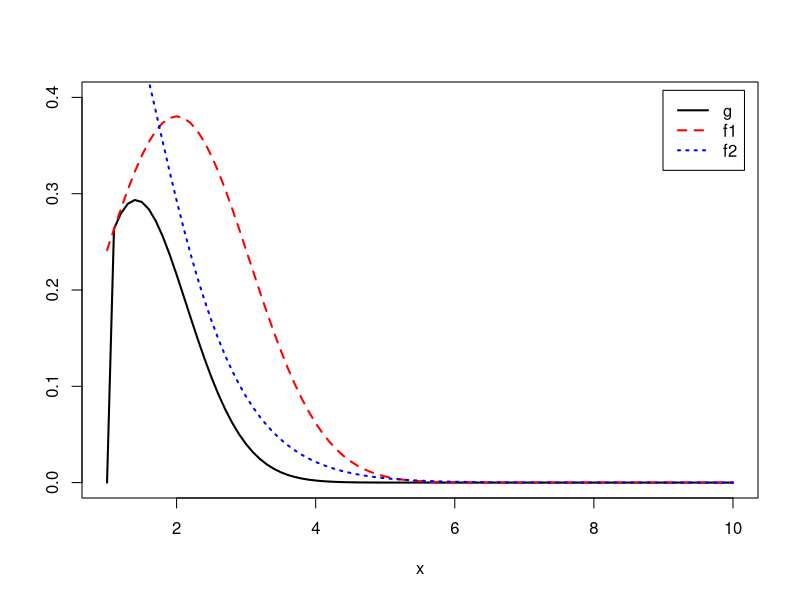
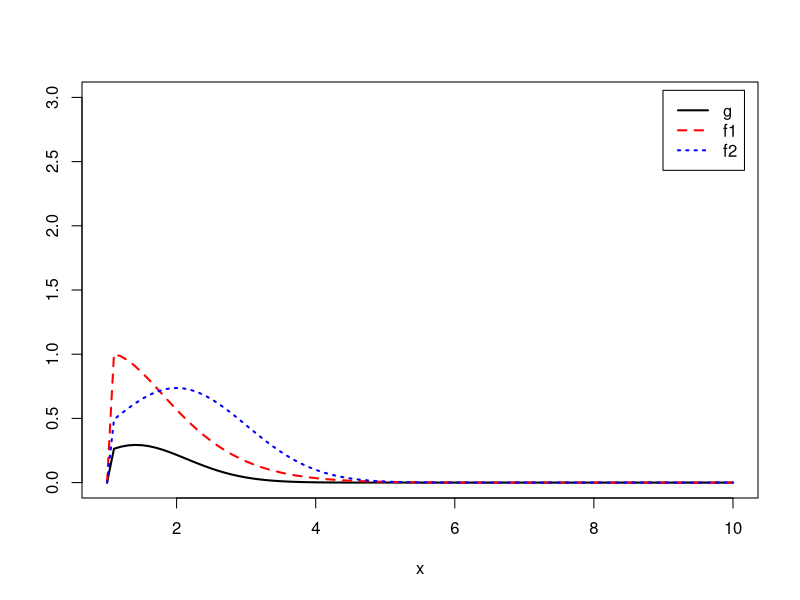
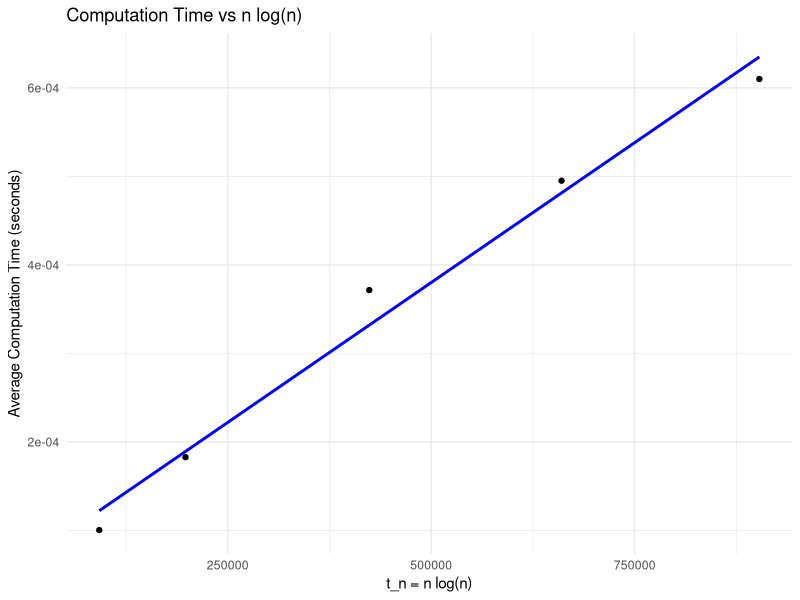

The R script that drew these images, in order:
## ---- chunk 1
knitr::opts_chunk$set(
  collapse = TRUE,
  comment = "#>"
)
## ---- chunk 2
# Clear memory
rm(list = ls())

# Function to generate random samples from Beta(3, 3)
generate_samples <- function(n) {
  return(rbeta(n, 3, 3))
}

# Function to estimate the CDF using Monte Carlo simulation
monte_carlo_estimate <- function(x, n_samples = 10000) {
  samples <- generate_samples(n_samples)
  return(mean(samples <= x))
}

# Function to compare Monte Carlo estimates with pbeta
compare_estimates <- function(x_values) {
  monte_carlo_results <- sapply(x_values, monte_carlo_estimate)
  pbeta_results <- pbeta(x_values, 3, 3)
  
  results <- data.frame(x = x_values, 
                        Monte_Carlo_Estimate = monte_carlo_results, 
                        pbeta_Value = pbeta_results)
  
  return(results)
}

# Values to estimate
x_values <- seq(0.1, 0.9, by = 0.1)

# Compare estimates
results <- compare_estimates(x_values)
print(results)

## ---- chunk 3
# Clear memory
rm(list = ls())

# Function to compute the CDF of the Rayleigh distribution
calculate_cdf <- function(x, sigma = 2) {
  1 - exp(-((x)^2) / (2 * (sigma^2)))
}

# Monte Carlo simulation without antithetic variables
mc_simulation <- function(x, r = 10000) {
  y <- runif(r)
  g <- (y * x^2) * exp(-(y * x^2) / (2 * (2^2)))
  mean(g) / (2^2)
}

# Monte Carlo simulation with antithetic variables
mc_simulation_antithetic <- function(x, r = 10000) {
  y <- runif(r / 2)
  v <- 1 - y
  y <- c(y, v)
  g <- (y * x^2) * exp(-(y * x^2) / (2 * (2^2)))
  mean(g) / (2^2)
}

# Main code execution
x <- seq(0.1, 2.5, length = 10)
set.seed(12345)

Phi <- calculate_cdf(x)  # Results from Rayleigh(2) 
MC1 <- sapply(x, mc_simulation, r = 10000)
MC2 <- sapply(x, mc_simulation_antithetic, r = 10000)

print(round(rbind(x, Phi, MC1, MC2), 5)) # Comparison of estimates

# Variance reduction assessment
m <- 1000
MC1_samples <- numeric(m)
MC2_samples <- numeric(m)
x_val <- 1.65

for (i in 1:m) {
  MC1_samples[i] <- mc_simulation(x_val, r = 1000)
  MC2_samples[i] <- mc_simulation_antithetic(x_val, r = 1000)
}

print(sd(MC1_samples))
print(sd(MC2_samples))
print((var(MC1_samples) - var(MC2_samples)) / var(MC1_samples))

## ---- chunk 4
# Clear memory
rm(list = ls())

# Define the probability density functions
g_function <- function(x) {
  (1 / sqrt(2 * pi)) * x^2 * exp(-x^2 / 2) * (x > 1)
}

f1_function <- function(x) {
  dnorm(x, 2, sqrt(1.1))
}

f2_function <- function(x) {
  dgamma(x, 3, 2)
}

# Plotting functions
plot_density_functions <- function(x) {
  g <- g_function(x)
  f1 <- f1_function(x)
  f2 <- f2_function(x)

  # Figure 1
  plot(x, g, type = "l", main = "", ylab = "", ylim = c(0, 0.4), lwd = 2)
  lines(x, f1, lty = 2, lwd = 2, col = "red")
  lines(x, f2, lty = 3, lwd = 2, col = "blue")
  legend("topright", legend = c("g", "f1", "f2"), lty = 1:3, col = c("black", "red", "blue"), lwd = 2, inset = 0.02)

  # Figure 2
  plot(x, g, type = "l", main = "", ylab = "", ylim = c(0, 3), lwd = 2)
  lines(x, g / f1, lty = 2, lwd = 2, col = "red")
  lines(x, g / f2, lty = 3, lwd = 2, col = "blue")
  legend("topright", legend = c("g", "f1", "f2"), lty = 1:3, col = c("black", "red", "blue"), lwd = 2, inset = 0.02)
}

# Standard error calculation function
calculate_standard_errors <- function(m) {
  se <- numeric(2)
  
  set.seed(123)
  x <- rnorm(m, 2, sqrt(1.1))
  fg <- g_function(x) / f1_function(x)
  se[1] <- sd(fg)

  x <- rgamma(m, 3, 2)
  fg <- g_function(x) / f2_function(x)
  se[2] <- sd(fg)

  return(round(se, 5))
}

# Monte Carlo estimate function
monte_carlo_estimate <- function(m) {
  theta_hat <- numeric(2)
  
  set.seed(123)
  x <- rnorm(m, 2, sqrt(1.1))
  fg <- g_function(x) / f1_function(x)
  theta_hat[1] <- mean(fg)

  x <- rgamma(m, 3, 2)
  fg <- g_function(x) / f2_function(x)
  theta_hat[2] <- mean(fg)
  
  return(theta_hat)
}

# Main execution
x <- seq(1, 10, 0.1)
plot_density_functions(x)  # Plot the density functions

m <- 10000
se_results <- calculate_standard_errors(m)  # Calculate standard errors
print(se_results)  # Print the corresponding standard errors

theta_hat_results <- monte_carlo_estimate(m)  # Monte Carlo estimate
phi <- (1 / sqrt(2 * pi)) * exp(-1 / 2) + 1 - pnorm(1)  # Real value of the integral
print(round(c(theta_hat_results, phi), 5))  # Print the results


## ---- chunk 5
# Clear memory
rm(list = ls())

# Load necessary library
library(ggplot2)

# Function to time the sorting algorithm
time_sorting <- function(n) {
  data <- sample(1:n)  # Generate a random permutation
  start_time <- Sys.time()
  sort(data)  # Sort using built-in quicksort
  end_time <- Sys.time()
  return(as.numeric(end_time - start_time))
}

# Function to perform simulations and calculate average times
average_sorting_time <- function(n, num_simulations) {
  times <- numeric(num_simulations)
  for (j in 1:num_simulations) {
    times[j] <- time_sorting(n)
  }
  return(mean(times))
}

# Function to run the Monte Carlo experiment
run_experiment <- function(n_values, num_simulations) {
  average_times <- numeric(length(n_values))
  t_n <- n_values * log(n_values)
  
  for (i in seq_along(n_values)) {
    average_times[i] <- average_sorting_time(n_values[i], num_simulations)
  }
  
  results <- data.frame(n = n_values, a_n = average_times, t_n = t_n)
  
  # Perform linear regression
  model <- lm(a_n ~ t_n, data = results)
  return(list(results = results, model = model))
}

# Parameters
n_values <- c(10^4, 2 * 10^4, 4 * 10^4, 6 * 10^4, 8 * 10^4)
num_simulations <- 100

# Run the experiment
experiment_results <- run_experiment(n_values, num_simulations)

# Print summary of the regression model
summary(experiment_results$model)

# Plot scatter plot with regression line
ggplot(experiment_results$results, aes(x = t_n, y = a_n)) +
  geom_point() +
  geom_smooth(method = "lm", se = FALSE, color = "blue") +
  labs(title = "Computation Time vs n log(n)",
       x = "t_n = n log(n)",
       y = "Average Computation Time (seconds)") +
  theme_minimal()
## ---- chunk 6
# Clear memory
rm(list = ls())

# Function to generate skewness coefficients
calculate_skewness <- function(n, m) {
  xbar <- numeric(n)
  m3 <- numeric(n)
  m2 <- numeric(n)
  v <- numeric(n)

  for (i in 1:n) {
    x <- rnorm(m, mean = 0, sd = sqrt(6 / n))
    xbar[i] <- mean(x)
    m3[i] <- mean((x - xbar[i])^3)
    m2[i] <- mean((x - xbar[i])^2)
    v[i] <- m3[i] / (m2[i]^1.5)
  }
  
  return(v)
}

# Function to compute quantiles and standard errors
compute_quantiles_and_errors <- function(v, q, n) {
  u <- sort(v)
  gq <- numeric(length(q))
  lsq <- numeric(length(q))
  f <- numeric(length(q))
  ssd <- numeric(length(q))

  for (j in seq_along(q)) {
    gq[j] <- u[n * q[j]]
    lsq[j] <- qnorm(q[j], mean = 0, sd = sqrt(6 / n))
    f[j] <- (1 / sqrt(2 * pi * (6 / n))) * exp(-gq[j]^2 / (2 * (6 / n)))
    ssd[j] <- sqrt(q[j] * (1 - q[j]) / (n * f[j]^2))
  }
  
  return(data.frame(gq, lsq, ssd))
}

table_print <- function(table){
  knitr::kable(table)
}

# Main execution
n <- 1000
m <- 1000
set.seed(12345)

# Calculate skewness coefficients
v <- calculate_skewness(n, m)

# Define quantiles to compute
quantiles <- c(0.025, 0.05, 0.95, 0.975)

# Compute quantiles and standard errors
comparison <- compute_quantiles_and_errors(v, quantiles, n)

# Display results in a table
table_print(comparison)
## ---- chunk 7
# Clear memory
rm(list = ls())

# Load necessary library
library(MASS)

# Function to calculate power for Pearson correlation
calculate_pearson_power <- function(n, m, correlations) {
  power.p <- numeric(length(correlations))
  for (i in seq_along(correlations)) {
    p.p <- replicate(m, {
      x <- mvrnorm(n, c(0, 1), matrix(c(1, correlations[i], correlations[i], 1), 2, 2))
      cortest <- cor.test(x[, 1], x[, 2], alternative = "two.sided", method = "pearson")
      cortest$p.value
    })
    power.p[i] <- mean(p.p <= 0.05)
  }
  return(power.p)
}

# Function to calculate power for Spearman's rank correlation
calculate_spearman_power <- function(n, m, correlations) {
  power.s <- numeric(length(correlations))
  for (i in seq_along(correlations)) {
    p.s <- replicate(m, {
      x <- mvrnorm(n, c(0, 1), matrix(c(1, correlations[i], correlations[i], 1), 2, 2))
      cortest <- cor.test(x[, 1], x[, 2], alternative = "two.sided", method = "spearman")
      cortest$p.value
    })
    power.s[i] <- mean(p.s <= 0.05)
  }
  return(power.s)
}

# Function to calculate power for Kendall's coefficient
calculate_kendall_power <- function(n, m, correlations) {
  power.k <- numeric(length(correlations))
  for (i in seq_along(correlations)) {
    p.k <- replicate(m, {
      x <- mvrnorm(n, c(0, 1), matrix(c(1, correlations[i], correlations[i], 1), 2, 2))
      cortest <- cor.test(x[, 1], x[, 2], alternative = "two.sided", method = "kendall")
      cortest$p.value
    })
    power.k[i] <- mean(p.k <= 0.05)
  }
  return(power.k)
}

# Main execution
n <- 20
m <- 1000
correlations <- c(seq(-0.9, -0.1, 0.1), seq(0.1, 0.9, 0.1))

# Calculate powers
power.p <- calculate_pearson_power(n, m, correlations)
power.s <- calculate_spearman_power(n, m, correlations)
power.k <- calculate_kendall_power(n, m, correlations)

# Combine results into a data frame
power_results <- cbind(power.p, power.s, power.k)
rownames(power_results) <- c(seq(-0.9, -0.1, 0.1), seq(0.1, 0.9, 0.1))
print(power_results)
## ---- chunk 8
n <- 20
m <- 1000
set.seed(123)
p.p1 <- replicate(m, expr = {
  x <- rexp(n, 4)
  y <- runif(n, 0, 1)
  cortest <- cor.test(x, y, alternative = "two.sided", method = "pearson")
  cortest$p.value } )
power.p1 <- mean(  p.p1 <= 0.05 )
power.p1
## ---- chunk 9
n <- 20
m <- 1000
set.seed(123)
p.s1 <- replicate(m, expr = {
  x <- rexp(n, 4)
  y <- runif(n, 0, 1)
  cortest <- cor.test(x, y, alternative = "two.sided", method = "spearman")
  cortest$p.value } )
power.s1 <- mean(  p.s1 <= 0.05 )
power.s1
